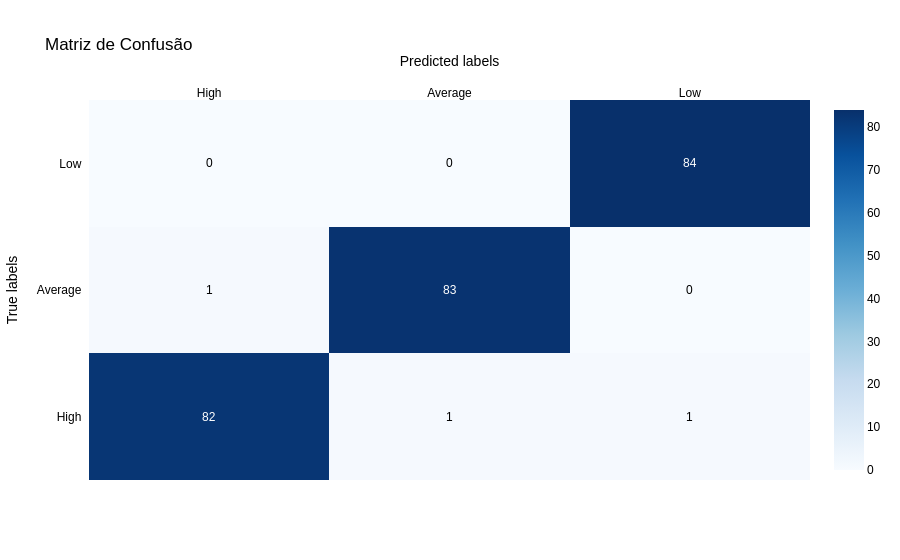

Here is the notebook cell this chart was saved with:
### Code cell
import plotly.figure_factory as ff
conf_matrix = confusion_matrix(y_train, y_pred_train)

# Definindo  nomes de classes
class_names = ['High', 'Average', 'Low']

# Plotando a matriz de confusão com Plotly
fig = ff.create_annotated_heatmap(
    z=conf_matrix,
    x=class_names,
    y=class_names,
    colorscale='Blues',
    showscale=True
)
fig.update_layout(
    title='Matriz de Confusão',
    xaxis_title='Predicted labels',
    yaxis_title='True labels',
    font=dict(
        family='Arial',
        size=12,
        color='black'
    )
)

### Figure 1 — Plotly figure (JSON) as saved in the notebook; plotly's stock layout.template omitted (floating-point values rounded to 4 significant figures)
{"data": [{"colorscale": [[0, "rgb(247,251,255)"], [0.125, "rgb(222,235,247)"], [0.25, "rgb(198,219,239)"], [0.375, "rgb(158,202,225)"], [0.5, "rgb(107,174,214)"], [0.625, "rgb(66,146,198)"], [0.75, "rgb(33,113,181)"], [0.875, "rgb(8,81,156)"], [1, "rgb(8,48,107)"]], "reversescale": false, "showscale": true, "type": "heatmap", "x": ["High", "Average", "Low"], "y": ["High", "Average", "Low"], "z": [[82, 1, 1], [1, 83, 0], [0, 0, 84]]}], "layout": {"annotations": [{"font": {"color": "#FFFFFF"}, "showarrow": false, "text": "82", "x": "High", "xref": "x", "y": "High", "yref": "y"}, {"font": {"color": "#000000"}, "showarrow": false, "text": "1", "x": "Average", "xref": "x", "y": "High", "yref": "y"}, {"font": {"color": "#000000"}, "showarrow": false, "text": "1", "x": "Low", "xref": "x", "y": "High", "yref": "y"}, {"font": {"color": "#000000"}, "showarrow": false, "text": "1", "x": "High", "xref": "x", "y": "Average", "yref": "y"}, {"font": {"color": "#FFFFFF"}, "showarrow": false, "text": "83", "x": "Average", "xref": "x", "y": "Average", "yref": "y"}, {"font": {"color": "#000000"}, "showarrow": false, "text": "0", "x": "Low", "xref": "x", "y": "Average", "yref": "y"}, {"font": {"color": "#000000"}, "showarrow": false, "text": "0", "x": "High", "xref": "x", "y": "Low", "yref": "y"}, {"font": {"color": "#000000"}, "showarrow": false, "text": "0", "x": "Average", "xref": "x", "y": "Low", "yref": "y"}, {"font": {"color": "#FFFFFF"}, "showarrow": false, "text": "84", "x": "Low", "xref": "x", "y": "Low", "yref": "y"}], "font": {"color": "black", "family": "Arial", "size": 12}, "title": {"text": "Matriz de Confusão"}, "xaxis": {"dtick": 1, "gridcolor": "rgb(0, 0, 0)", "side": "top", "ticks": "", "title": {"text": "Predicted labels"}}, "yaxis": {"dtick": 1, "ticks": "", "ticksuffix": "  ", "title": {"text": "True labels"}}}}
